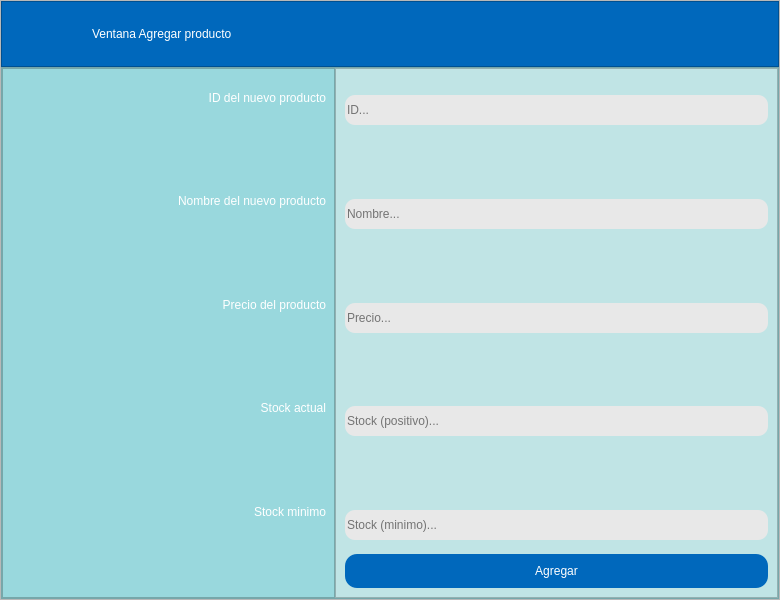
<?xml version="1.0" encoding="UTF-8"?>
<ui version="4.0">
 <class>Form</class>
 <widget class="QWidget" name="Form">
  <property name="geometry">
   <rect>
    <x>0</x>
    <y>0</y>
    <width>780</width>
    <height>600</height>
   </rect>
  </property>
  <property name="windowTitle">
   <string>Form</string>
  </property>
  <layout class="QVBoxLayout" name="verticalLayout">
   <property name="leftMargin">
    <number>0</number>
   </property>
   <property name="topMargin">
    <number>0</number>
   </property>
   <property name="rightMargin">
    <number>0</number>
   </property>
   <property name="bottomMargin">
    <number>0</number>
   </property>
   <item>
    <widget class="QFrame" name="frame">
     <property name="frameShape">
      <enum>QFrame::StyledPanel</enum>
     </property>
     <property name="frameShadow">
      <enum>QFrame::Raised</enum>
     </property>
     <layout class="QVBoxLayout" name="verticalLayout_2" stretch="1,8">
      <property name="spacing">
       <number>0</number>
      </property>
      <property name="leftMargin">
       <number>0</number>
      </property>
      <property name="topMargin">
       <number>0</number>
      </property>
      <property name="rightMargin">
       <number>0</number>
      </property>
      <property name="bottomMargin">
       <number>0</number>
      </property>
      <item>
       <widget class="QFrame" name="frame_superior">
        <property name="styleSheet">
         <string notr="true">QFrame{
	background-color: #0068BC;
}

QLabel {
	color: #FFFFFF;
    border: none;
    padding: 5px;
	font: 20pt &quot;Swis721 BlkCn BT&quot;;
}

QPushButton {
	background-color: transparent;
    color: #FFFFFF;
    border: none;
    padding: 5px;
}
QPushButton:hover { 
	background-color:#5DADE2; 
	
}</string>
        </property>
        <property name="frameShape">
         <enum>QFrame::StyledPanel</enum>
        </property>
        <property name="frameShadow">
         <enum>QFrame::Raised</enum>
        </property>
        <layout class="QHBoxLayout" name="horizontalLayout">
         <property name="spacing">
          <number>0</number>
         </property>
         <property name="leftMargin">
          <number>0</number>
         </property>
         <property name="topMargin">
          <number>0</number>
         </property>
         <property name="rightMargin">
          <number>0</number>
         </property>
         <property name="bottomMargin">
          <number>0</number>
         </property>
         <item>
          <spacer name="horizontalSpacer_4">
           <property name="orientation">
            <enum>Qt::Horizontal</enum>
           </property>
           <property name="sizeType">
            <enum>QSizePolicy::Preferred</enum>
           </property>
           <property name="sizeHint" stdset="0">
            <size>
             <width>20</width>
             <height>20</height>
            </size>
           </property>
          </spacer>
         </item>
         <item>
          <widget class="QPushButton" name="btn_regresar">
           <property name="text">
            <string/>
           </property>
           <property name="icon">
            <iconset>
             <normaloff>../models/regresar.svg</normaloff>../models/regresar.svg</iconset>
           </property>
           <property name="iconSize">
            <size>
             <width>40</width>
             <height>40</height>
            </size>
           </property>
          </widget>
         </item>
         <item>
          <spacer name="horizontalSpacer">
           <property name="orientation">
            <enum>Qt::Horizontal</enum>
           </property>
           <property name="sizeType">
            <enum>QSizePolicy::Minimum</enum>
           </property>
           <property name="sizeHint" stdset="0">
            <size>
             <width>20</width>
             <height>20</height>
            </size>
           </property>
          </spacer>
         </item>
         <item>
          <widget class="QLabel" name="label">
           <property name="text">
            <string>Ventana Agregar producto</string>
           </property>
          </widget>
         </item>
         <item>
          <spacer name="horizontalSpacer_2">
           <property name="orientation">
            <enum>Qt::Horizontal</enum>
           </property>
           <property name="sizeType">
            <enum>QSizePolicy::Expanding</enum>
           </property>
           <property name="sizeHint" stdset="0">
            <size>
             <width>139</width>
             <height>20</height>
            </size>
           </property>
          </spacer>
         </item>
         <item>
          <widget class="QPushButton" name="btn_minimizar">
           <property name="text">
            <string/>
           </property>
           <property name="icon">
            <iconset>
             <normaloff>../models/minimizar.svg</normaloff>../models/minimizar.svg</iconset>
           </property>
           <property name="iconSize">
            <size>
             <width>40</width>
             <height>40</height>
            </size>
           </property>
          </widget>
         </item>
         <item>
          <widget class="QPushButton" name="btn_achicar">
           <property name="text">
            <string/>
           </property>
           <property name="icon">
            <iconset>
             <normaloff>../models/hacerchico.svg</normaloff>../models/hacerchico.svg</iconset>
           </property>
           <property name="iconSize">
            <size>
             <width>40</width>
             <height>40</height>
            </size>
           </property>
          </widget>
         </item>
         <item>
          <widget class="QPushButton" name="btn_agrandar">
           <property name="text">
            <string/>
           </property>
           <property name="icon">
            <iconset>
             <normaloff>../models/hacergrande.svg</normaloff>../models/hacergrande.svg</iconset>
           </property>
           <property name="iconSize">
            <size>
             <width>40</width>
             <height>40</height>
            </size>
           </property>
          </widget>
         </item>
         <item>
          <widget class="QPushButton" name="btn_cerrar">
           <property name="text">
            <string/>
           </property>
           <property name="icon">
            <iconset>
             <normaloff>../models/cerrar.svg</normaloff>../models/cerrar.svg</iconset>
           </property>
           <property name="iconSize">
            <size>
             <width>40</width>
             <height>40</height>
            </size>
           </property>
          </widget>
         </item>
         <item>
          <spacer name="horizontalSpacer_3">
           <property name="orientation">
            <enum>Qt::Horizontal</enum>
           </property>
           <property name="sizeType">
            <enum>QSizePolicy::Minimum</enum>
           </property>
           <property name="sizeHint" stdset="0">
            <size>
             <width>20</width>
             <height>20</height>
            </size>
           </property>
          </spacer>
         </item>
        </layout>
       </widget>
      </item>
      <item>
       <widget class="QFrame" name="frame_cuerpo">
        <property name="styleSheet">
         <string notr="true">background-color: #99D8DD</string>
        </property>
        <property name="frameShape">
         <enum>QFrame::StyledPanel</enum>
        </property>
        <property name="frameShadow">
         <enum>QFrame::Raised</enum>
        </property>
        <layout class="QHBoxLayout" name="horizontalLayout_2" stretch="3,4">
         <property name="spacing">
          <number>0</number>
         </property>
         <property name="leftMargin">
          <number>0</number>
         </property>
         <property name="topMargin">
          <number>0</number>
         </property>
         <property name="rightMargin">
          <number>0</number>
         </property>
         <property name="bottomMargin">
          <number>0</number>
         </property>
         <item>
          <widget class="QFrame" name="frame_labels">
           <property name="layoutDirection">
            <enum>Qt::LeftToRight</enum>
           </property>
           <property name="styleSheet">
            <string notr="true">QLabel {
	color: #FFFFFF;
    border: none;
    padding: 5px;
	font: 20pt &quot;Swis721 BlkCn BT&quot;;
	text-align: right;
}</string>
           </property>
           <property name="frameShape">
            <enum>QFrame::StyledPanel</enum>
           </property>
           <property name="frameShadow">
            <enum>QFrame::Raised</enum>
           </property>
           <layout class="QVBoxLayout" name="verticalLayout_3">
            <property name="spacing">
             <number>6</number>
            </property>
            <property name="leftMargin">
             <number>3</number>
            </property>
            <property name="topMargin">
             <number>0</number>
            </property>
            <property name="rightMargin">
             <number>0</number>
            </property>
            <property name="bottomMargin">
             <number>0</number>
            </property>
            <item>
             <spacer name="verticalSpacer">
              <property name="orientation">
               <enum>Qt::Vertical</enum>
              </property>
              <property name="sizeType">
               <enum>QSizePolicy::Preferred</enum>
              </property>
              <property name="sizeHint" stdset="0">
               <size>
                <width>20</width>
                <height>17</height>
               </size>
              </property>
             </spacer>
            </item>
            <item>
             <widget class="QLabel" name="label_2">
              <property name="text">
               <string>ID del nuevo producto</string>
              </property>
              <property name="alignment">
               <set>Qt::AlignRight|Qt::AlignTrailing|Qt::AlignVCenter</set>
              </property>
             </widget>
            </item>
            <item>
             <spacer name="verticalSpacer_2">
              <property name="orientation">
               <enum>Qt::Vertical</enum>
              </property>
              <property name="sizeHint" stdset="0">
               <size>
                <width>20</width>
                <height>22</height>
               </size>
              </property>
             </spacer>
            </item>
            <item>
             <widget class="QLabel" name="label_3">
              <property name="text">
               <string>Nombre del nuevo producto</string>
              </property>
              <property name="alignment">
               <set>Qt::AlignRight|Qt::AlignTrailing|Qt::AlignVCenter</set>
              </property>
             </widget>
            </item>
            <item>
             <spacer name="verticalSpacer_3">
              <property name="orientation">
               <enum>Qt::Vertical</enum>
              </property>
              <property name="sizeHint" stdset="0">
               <size>
                <width>20</width>
                <height>22</height>
               </size>
              </property>
             </spacer>
            </item>
            <item>
             <widget class="QLabel" name="label_4">
              <property name="text">
               <string>Precio del producto</string>
              </property>
              <property name="alignment">
               <set>Qt::AlignRight|Qt::AlignTrailing|Qt::AlignVCenter</set>
              </property>
             </widget>
            </item>
            <item>
             <spacer name="verticalSpacer_5">
              <property name="orientation">
               <enum>Qt::Vertical</enum>
              </property>
              <property name="sizeHint" stdset="0">
               <size>
                <width>20</width>
                <height>22</height>
               </size>
              </property>
             </spacer>
            </item>
            <item>
             <widget class="QLabel" name="label_6">
              <property name="text">
               <string>Stock actual</string>
              </property>
              <property name="alignment">
               <set>Qt::AlignRight|Qt::AlignTrailing|Qt::AlignVCenter</set>
              </property>
             </widget>
            </item>
            <item>
             <spacer name="verticalSpacer_6">
              <property name="orientation">
               <enum>Qt::Vertical</enum>
              </property>
              <property name="sizeHint" stdset="0">
               <size>
                <width>20</width>
                <height>22</height>
               </size>
              </property>
             </spacer>
            </item>
            <item>
             <widget class="QLabel" name="label_7">
              <property name="text">
               <string>Stock minimo</string>
              </property>
              <property name="alignment">
               <set>Qt::AlignRight|Qt::AlignTrailing|Qt::AlignVCenter</set>
              </property>
             </widget>
            </item>
            <item>
             <spacer name="verticalSpacer_7">
              <property name="orientation">
               <enum>Qt::Vertical</enum>
              </property>
              <property name="sizeHint" stdset="0">
               <size>
                <width>20</width>
                <height>65</height>
               </size>
              </property>
             </spacer>
            </item>
           </layout>
          </widget>
         </item>
         <item>
          <widget class="QFrame" name="frame_llenado">
           <property name="styleSheet">
            <string notr="true">QFrame{
	background-color: #C0E4E5
}
QLineEdit{
	background-color: rgb(232, 232, 232);
	border-radius: 10px;
	height: 30px;
	font: 20pt &quot;Swis721 BlkCn BT&quot;;
	
}</string>
           </property>
           <property name="frameShape">
            <enum>QFrame::StyledPanel</enum>
           </property>
           <property name="frameShadow">
            <enum>QFrame::Raised</enum>
           </property>
           <layout class="QVBoxLayout" name="verticalLayout_4">
            <item>
             <spacer name="verticalSpacer_8">
              <property name="orientation">
               <enum>Qt::Vertical</enum>
              </property>
              <property name="sizeType">
               <enum>QSizePolicy::Preferred</enum>
              </property>
              <property name="sizeHint" stdset="0">
               <size>
                <width>20</width>
                <height>17</height>
               </size>
              </property>
             </spacer>
            </item>
            <item>
             <widget class="QLineEdit" name="LnEdit_id">
              <property name="placeholderText">
               <string>ID...</string>
              </property>
             </widget>
            </item>
            <item>
             <spacer name="verticalSpacer_9">
              <property name="orientation">
               <enum>Qt::Vertical</enum>
              </property>
              <property name="sizeHint" stdset="0">
               <size>
                <width>20</width>
                <height>34</height>
               </size>
              </property>
             </spacer>
            </item>
            <item>
             <widget class="QLineEdit" name="LnEdit_producto">
              <property name="placeholderText">
               <string>Nombre...</string>
              </property>
             </widget>
            </item>
            <item>
             <spacer name="verticalSpacer_10">
              <property name="orientation">
               <enum>Qt::Vertical</enum>
              </property>
              <property name="sizeHint" stdset="0">
               <size>
                <width>20</width>
                <height>32</height>
               </size>
              </property>
             </spacer>
            </item>
            <item>
             <widget class="QLineEdit" name="LnEdit_descripcion">
              <property name="placeholderText">
               <string>Precio...</string>
              </property>
             </widget>
            </item>
            <item>
             <spacer name="verticalSpacer_12">
              <property name="orientation">
               <enum>Qt::Vertical</enum>
              </property>
              <property name="sizeHint" stdset="0">
               <size>
                <width>20</width>
                <height>32</height>
               </size>
              </property>
             </spacer>
            </item>
            <item>
             <widget class="QLineEdit" name="LnEdit_stockactual">
              <property name="placeholderText">
               <string>Stock (positivo)...</string>
              </property>
             </widget>
            </item>
            <item>
             <spacer name="verticalSpacer_13">
              <property name="orientation">
               <enum>Qt::Vertical</enum>
              </property>
              <property name="sizeHint" stdset="0">
               <size>
                <width>20</width>
                <height>34</height>
               </size>
              </property>
             </spacer>
            </item>
            <item>
             <widget class="QLineEdit" name="LnEdit_stockminimo">
              <property name="placeholderText">
               <string>Stock (minimo)...</string>
              </property>
             </widget>
            </item>
            <item>
             <spacer name="verticalSpacer_14">
              <property name="orientation">
               <enum>Qt::Vertical</enum>
              </property>
              <property name="sizeType">
               <enum>QSizePolicy::Preferred</enum>
              </property>
              <property name="sizeHint" stdset="0">
               <size>
                <width>20</width>
                <height>8</height>
               </size>
              </property>
             </spacer>
            </item>
            <item>
             <widget class="QPushButton" name="btn_agregar">
              <property name="styleSheet">
               <string notr="true">QPushButton{
	background-color: #0068BC;       
    color: #FFFFFF;                    /* Texto blanco */
    border: none;                    /* Sin borde de línea */
    border-radius: 12px;             /* Bordes redondeados */
    padding: 10px 20px;              /* Relleno interno */
    font: bold 12pt &quot;Arial&quot;; 
}
QPushButton:hover {
    background-color: #5DADE2;       /* Color cuando el mouse pasa encima */
}
</string>
              </property>
              <property name="text">
               <string>Agregar</string>
              </property>
              <property name="icon">
               <iconset>
                <normaloff>../models/agregar.svg</normaloff>../models/agregar.svg</iconset>
              </property>
              <property name="iconSize">
               <size>
                <width>30</width>
                <height>30</height>
               </size>
              </property>
             </widget>
            </item>
           </layout>
          </widget>
         </item>
        </layout>
       </widget>
      </item>
     </layout>
    </widget>
   </item>
  </layout>
 </widget>
 <resources/>
 <connections/>
</ui>
